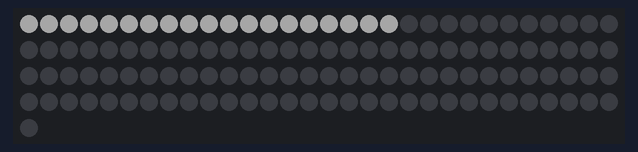
A sketch run on a simulated Arduino Uno, built with avr-gcc and run on an emulated ATmega328P. Parts: 121 RGB LEDs in strip order, left to right, continuing on the next row. Dim RGB values are drawn brighter than linear.

Above: at 1.88 s.
At 4.42 s:
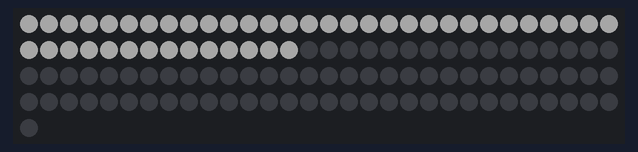
At 7.06 s:
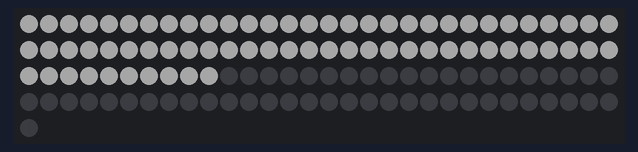
At 9.6 s:
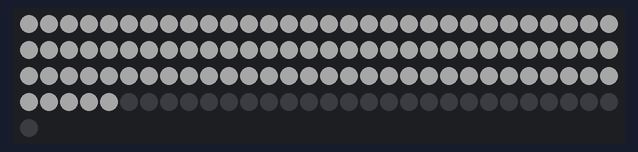
At 12.2 s:
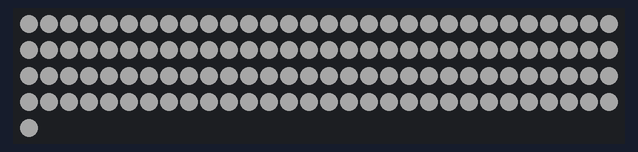
At 38.4 s:
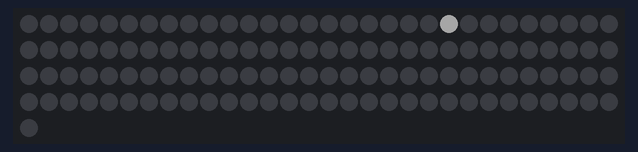

Measured:
- what the display in image 4 shows lasts 5.1 s, from 12.2 s to 17.3 s

The sketch:

wordclock_blinktest.ino
```cpp
#include "FastLED.h"

// How many leds in your strip?
#define NUM_LEDS 121

#define DATA_PIN 2
#define CLOCK_PIN 3

CRGB leds[NUM_LEDS];

void setup() {
  FastLED.addLeds<APA102, DATA_PIN, CLOCK_PIN,GRB>(leds, NUM_LEDS).setCorrection(TypicalLEDStrip);
  FastLED.setBrightness(40);
}

void loop() {
  for(int i=0; i<NUM_LEDS; i++){
    leds[i] = CHSV(0, 0, 255);
    FastLED.show();
    delay(100);
  }
  delay(5000);
  FastLED.clear();
  for(int i=0; i<NUM_LEDS; i++){
    FastLED.clear();
    leds[i] = CHSV(0, 0, 255);
    FastLED.show();
    delay(1000);
  }
}
```
